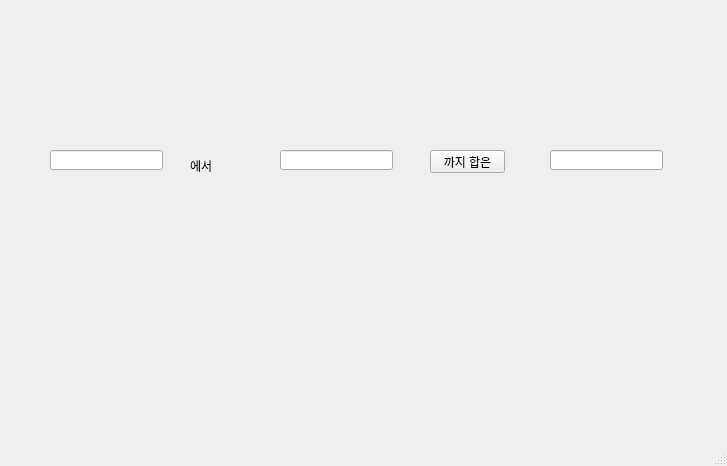
<?xml version="1.0" encoding="UTF-8"?>
<ui version="4.0">
 <class>MainWindow</class>
 <widget class="QMainWindow" name="MainWindow">
  <property name="geometry">
   <rect>
    <x>0</x>
    <y>0</y>
    <width>727</width>
    <height>466</height>
   </rect>
  </property>
  <property name="windowTitle">
   <string>MainWindow</string>
  </property>
  <widget class="QWidget" name="centralwidget">
   <widget class="QLineEdit" name="le1">
    <property name="geometry">
     <rect>
      <x>50</x>
      <y>150</y>
      <width>113</width>
      <height>20</height>
     </rect>
    </property>
   </widget>
   <widget class="QLineEdit" name="le2">
    <property name="geometry">
     <rect>
      <x>280</x>
      <y>150</y>
      <width>113</width>
      <height>20</height>
     </rect>
    </property>
   </widget>
   <widget class="QLineEdit" name="le3">
    <property name="geometry">
     <rect>
      <x>550</x>
      <y>150</y>
      <width>113</width>
      <height>20</height>
     </rect>
    </property>
   </widget>
   <widget class="QLabel" name="lbl">
    <property name="geometry">
     <rect>
      <x>190</x>
      <y>160</y>
      <width>56</width>
      <height>12</height>
     </rect>
    </property>
    <property name="text">
     <string>에서</string>
    </property>
   </widget>
   <widget class="QPushButton" name="pb">
    <property name="geometry">
     <rect>
      <x>430</x>
      <y>150</y>
      <width>75</width>
      <height>23</height>
     </rect>
    </property>
    <property name="text">
     <string>까지 합은</string>
    </property>
   </widget>
  </widget>
  <widget class="QMenuBar" name="menubar">
   <property name="geometry">
    <rect>
     <x>0</x>
     <y>0</y>
     <width>727</width>
     <height>21</height>
    </rect>
   </property>
  </widget>
  <widget class="QStatusBar" name="statusbar"/>
 </widget>
 <resources/>
 <connections/>
</ui>
